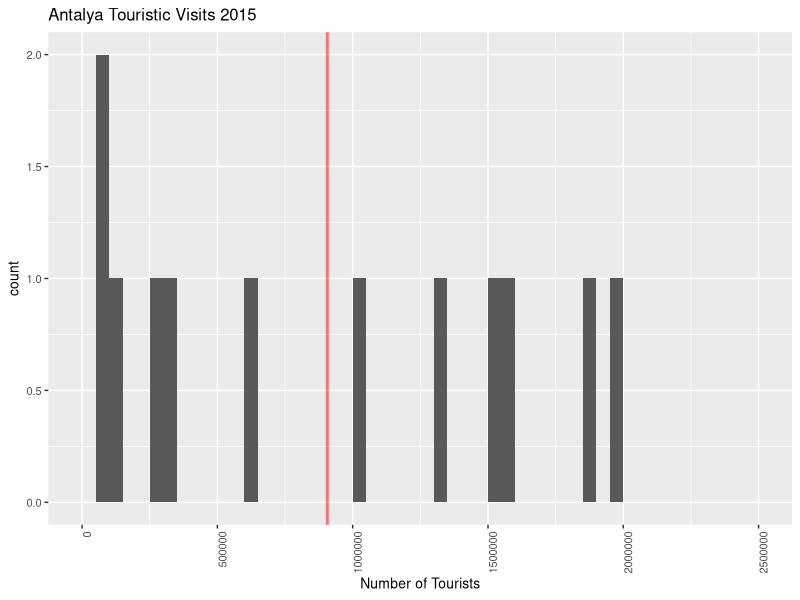
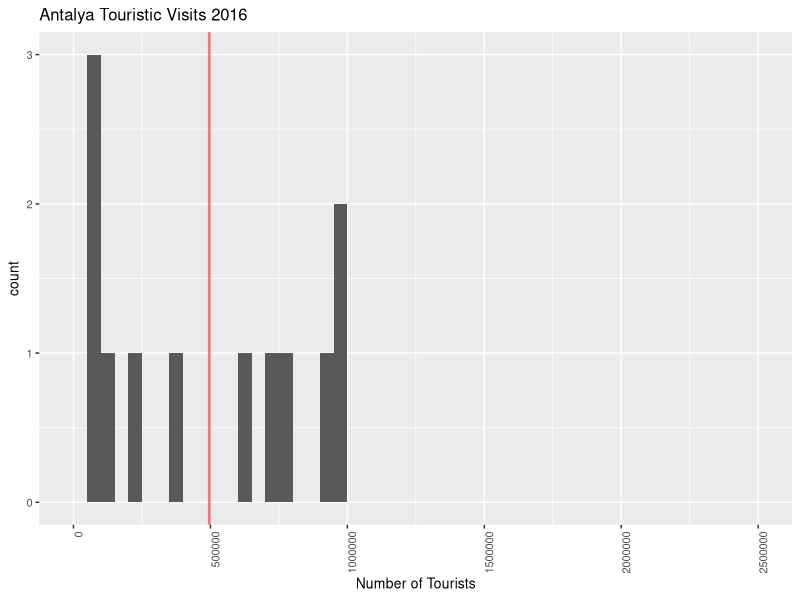
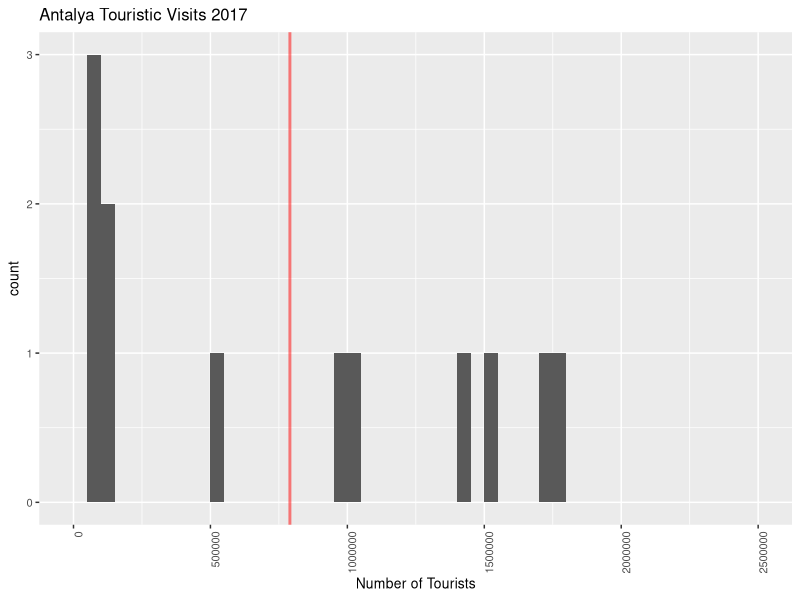
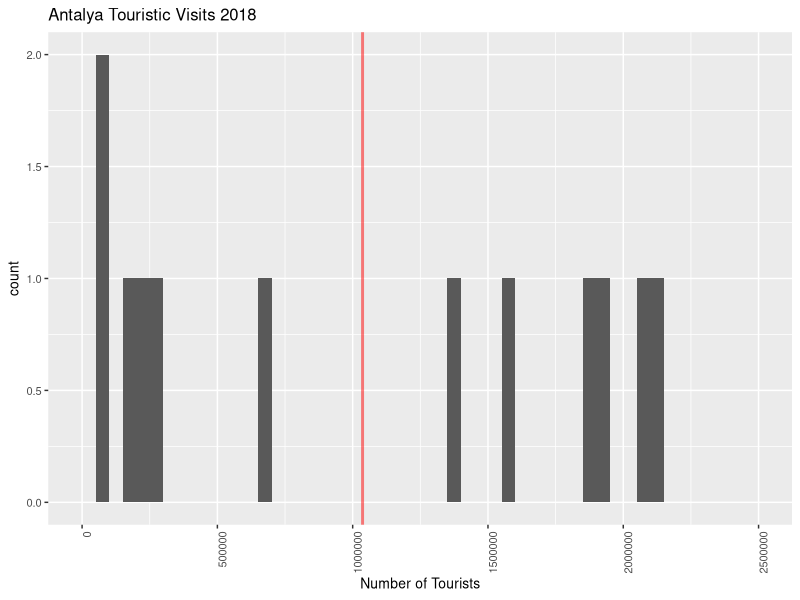
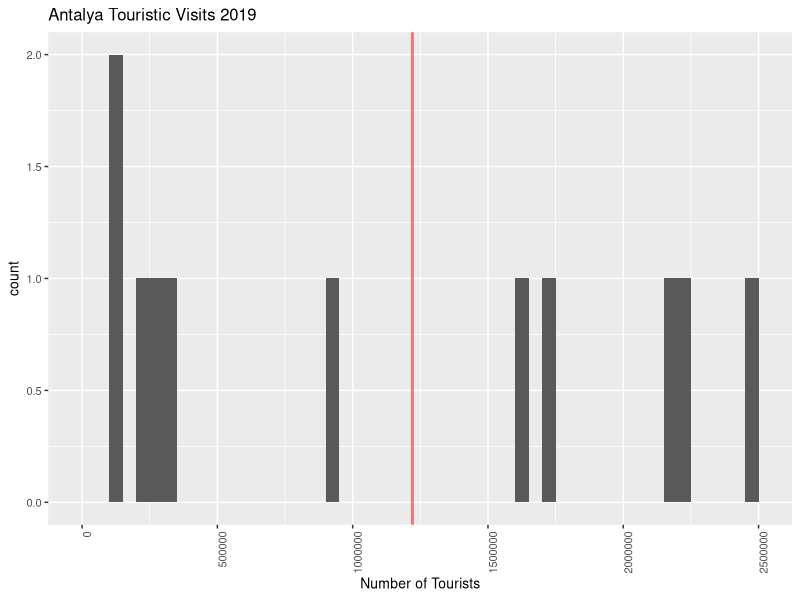
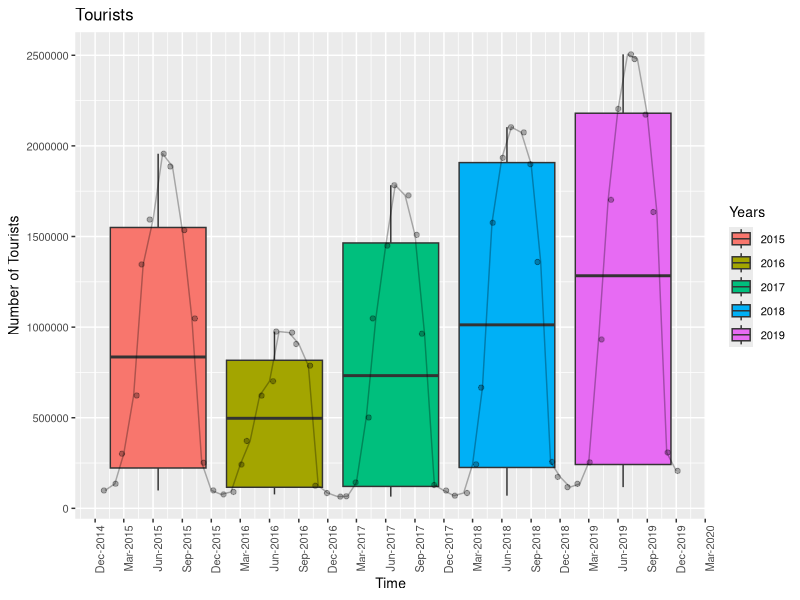
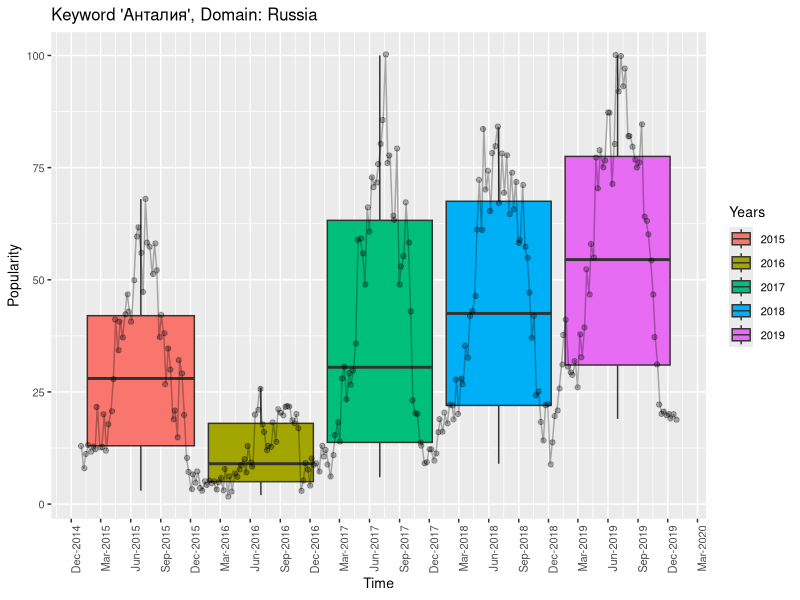
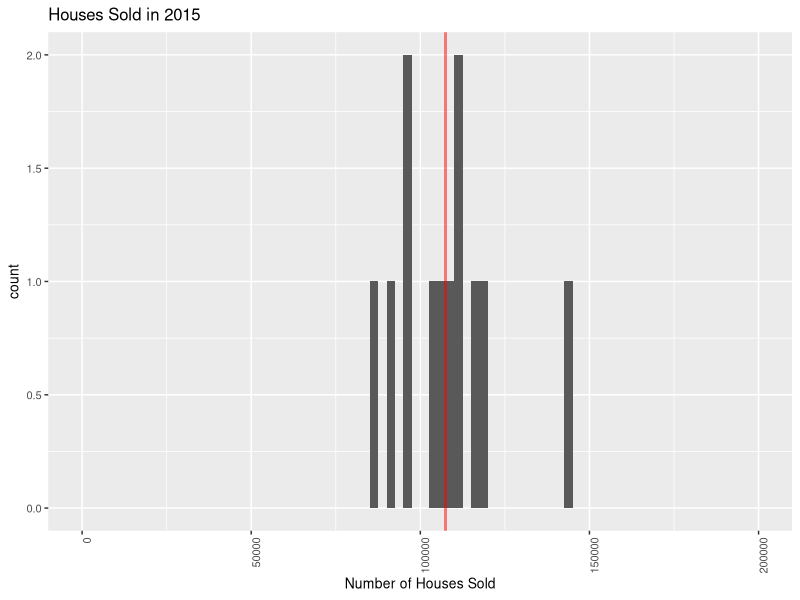

Here is the R script that generated these plots, in order:
## ---- chunk 1
library(ggplot2)
library(dplyr)


tourists<-read.csv(file = "tourists.csv", header = TRUE, colClasses = c("NULL", "integer")) 
houses<-read.csv(file = "houses.csv", header = TRUE, colClasses = c("NULL", "integer"))
rates<-read.csv(file = "rates.csv", header = TRUE, colClasses = c("NULL", "numeric")) 



## ---- chunk 2
rates.change<-c(0)
for (i in 2:261) {
 rates.change[i] = abs((rates$Rate[i] - rates$Rate[i - 1]) / rates$Rate[i-1])
}
## ---- chunk 3
tourists.trends<-read.csv(file = "tourists.trends.csv", header = TRUE, colClasses = c("NULL", "integer"))  
rates.trends<-read.csv(file = "rates.trends.csv", header = TRUE, colClasses = c("NULL", "integer")) 
houses.trends<-read.csv(file = "houses.trends.csv", header = TRUE, colClasses = c("NULL", "integer")) 
## ---- chunk 4
dates.month = seq(as.Date("01-01-2015",  format = "%d-%m-%Y"), length.out = 60, by = "month")
dates.week<-seq (as.Date("01-01-2015",  format = "%d-%m-%Y"), length.out = 261, by = "week")
years.month<-c(rep("2015", 12), rep("2016", 12),rep("2017", 12),rep("2018", 12),rep("2019", 12))
years.week<-c(rep("2015", 53), rep("2016", 52),rep("2017", 52),rep("2018", 52),rep("2019", 52))
## ---- chunk 5
df.tourists<-data_frame(tourists$Visitors, dates.month, years.month) 
df.tourists.trends<-data_frame(tourists.trends$Keyword.Search, dates.week, years.week)

df.rates<-data_frame(rates.change, dates.week, years.week) 
df.rates.trends<-data_frame(rates.trends$Keyword.Search, dates.week, years.week)

df.houses<-data_frame(houses$Houses.Sold, dates.month, years.month)
df.houses.trends<-data_frame(houses.trends$Keyword.Search, dates.week, years.week)

## ---- chunk 6
ggplot(df.tourists %>% slice(1:12),aes(tourists$Visitors[1:12])) +geom_histogram(binwidth = 250000, breaks = seq(0, max(tourists$Visitors), 50000)) + theme(text = element_text(size=10), axis.text.x = element_text(angle=90, hjust=1)) + ggtitle("Antalya Touristic Visits 2015") + xlab("Number of Tourists") + geom_vline(aes(xintercept = mean(tourists$Visitors[1:12])),col='red',size=1, alpha = 0.5)

ggplot(df.tourists %>% slice(13:24),aes(tourists$Visitors[13:24])) +geom_histogram(binwidth = 250000, breaks = seq(0, max(tourists$Visitors), 50000)) + theme(text = element_text(size=10), axis.text.x = element_text(angle=90, hjust=1)) + ggtitle("Antalya Touristic Visits 2016") + xlab("Number of Tourists") + geom_vline(aes(xintercept = mean(tourists$Visitors[13:24])),col='red',size=1, alpha = 0.5)

ggplot(df.tourists %>% slice(25:36),aes(tourists$Visitors[25:36])) +geom_histogram(binwidth = 250000, breaks = seq(0, max(tourists$Visitors), 50000)) + theme(text = element_text(size=10), axis.text.x = element_text(angle=90, hjust=1)) + ggtitle("Antalya Touristic Visits 2017") + xlab("Number of Tourists")+ geom_vline(aes(xintercept = mean(tourists$Visitors[25:36])),col='red',size=1, alpha = 0.5)

ggplot(df.tourists %>% slice(37:48),aes(tourists$Visitors[37:48])) +geom_histogram(binwidth = 250000, breaks = seq(0, max(tourists$Visitors), 50000)) + theme(text = element_text(size=10), axis.text.x = element_text(angle=90, hjust=1)) + ggtitle("Antalya Touristic Visits 2018") + xlab("Number of Tourists")+ geom_vline(aes(xintercept = mean(tourists$Visitors[37:48])),col='red',size=1, alpha = 0.5)

ggplot(df.tourists %>% slice(49:60),aes(tourists$Visitors[49:60])) +geom_histogram(binwidth = 250000, breaks = seq(0, max(tourists$Visitors), 50000)) + theme(text = element_text(size=10), axis.text.x = element_text(angle=90, hjust=1)) + ggtitle("Antalya Touristic Visits 2019") + xlab("Number of Tourists") + geom_vline(aes(xintercept = mean(tourists$Visitors[49:60])),col='red',size=1, alpha = 0.5)
## ---- chunk 7

ggplot(df.tourists,aes(dates.month, tourists$Visitors)) + geom_boxplot(aes(fill = years.month)) + geom_jitter(alpha = 0.3) + scale_x_date(date_labels = "%b-%Y", breaks = "3 months")  +  theme(text = element_text(size=10), axis.text.x = element_text(angle=90, hjust=1)) + ggtitle("Tourists") +
  xlab("Time") + ylab("Number of Tourists") + labs(fill = "Years") + geom_line(alpha = 0.3)

ggplot(df.tourists.trends,aes(dates.week, tourists.trends$Keyword.Search)) + geom_boxplot(aes(fill = years.week)) + geom_jitter(alpha = 0.3) + scale_x_date(date_labels = "%b-%Y", breaks = "3 months")  +  theme(text = element_text(size=10), axis.text.x = element_text(angle=90, hjust=1))  + ggtitle("Keyword 'Анталия', Domain: Russia") +
  xlab("Time") + ylab("Popularity") + labs(fill = "Years") + geom_line(alpha = 0.3)
 
## ---- chunk 8
ggplot(df.houses %>% slice(1:12),aes(houses$Houses.Sold[1:12])) + geom_histogram(binwidth = 1000, breaks = seq(0, max(houses$Houses.Sold), 2500)) + theme(text = element_text(size=10), axis.text.x = element_text(angle=90, hjust=1)) + ggtitle("Houses Sold in 2015") + xlab("Number of Houses Sold") + geom_vline(aes(xintercept = mean(houses$Houses.Sold[1:12])),col='red',size=1, alpha = 0.5)

ggplot(df.houses %>% slice(13:24),aes(houses$Houses.Sold[13:24])) +geom_histogram(binwidth = 1000, breaks = seq(0, max(houses$Houses.Sold), 2500)) + theme(text = element_text(size=10), axis.text.x = element_text(angle=90, hjust=1)) + ggtitle("Houses Sold in 2016") + xlab("Number of Houses Sold")  + geom_vline(aes(xintercept = mean(houses$Houses.Sold[13:24])),col='red',size=1, alpha = 0.5)

ggplot(df.houses %>% slice(25:36),aes(houses$Houses.Sold[25:36])) +geom_histogram(binwidth = 1000, breaks = seq(0, max(houses$Houses.Sold), 2500)) + theme(text = element_text(size=10), axis.text.x = element_text(angle=90, hjust=1)) + ggtitle("Houses Sold in 2017") + xlab("Number of Houses Sold") + geom_vline(aes(xintercept = mean(houses$Houses.Sold[25:36])),col='red',size=1, alpha = 0.5)

ggplot(df.houses %>% slice(37:48),aes(houses$Houses.Sold[37:48])) +geom_histogram(binwidth = 1000, breaks = seq(0, max(houses$Houses.Sold), 2500)) + theme(text = element_text(size=10), axis.text.x = element_text(angle=90, hjust=1)) + ggtitle("Houses Sold in 2018") + xlab("Number of Houses Sold") + geom_vline(aes(xintercept = mean(houses$Houses.Sold[37:48])),col='red',size=1, alpha = 0.5)

ggplot(df.houses %>% slice(49:60),aes(houses$Houses.Sold[49:60])) +geom_histogram(binwidth = 1000, breaks = seq(0, max(houses$Houses.Sold), 2500)) + theme(text = element_text(size=10), axis.text.x = element_text(angle=90, hjust=1)) + ggtitle("Houses Sold in 2019") + xlab("Number of Houses Sold") + geom_vline(aes(xintercept = mean(houses$Houses.Sold[49:60])),col='red',size=1, alpha = 0.5)
## ---- chunk 9

ggplot(df.houses,aes(dates.month, houses$Houses.Sold)) + geom_boxplot(aes(fill = years.month)) + geom_line(alpha = 0.3) + geom_jitter(alpha = 0.3) + scale_x_date(date_labels = "%b-%Y", breaks = "3 months")  +  theme(text = element_text(size=10), axis.text.x = element_text(angle=90, hjust=1)) + ggtitle("Houses Sold") +
  xlab("Time") + ylab("Houses Sold") + labs(fill = "Years")

ggplot(df.houses.trends,aes(dates.week, houses.trends$Keyword.Search)) + geom_boxplot(aes(fill = years.week)) + geom_jitter(alpha = 0.3) + geom_line(alpha = 0.3) + scale_x_date(date_labels = "%b-%Y", breaks = "3 months")  +  theme(text = element_text(size=10), axis.text.x = element_text(angle=90, hjust=1)) + ggtitle("Keyword 'Satılık', Domain: Turkey") +
  xlab("Time") + ylab("Popularity") + labs(fill = "Years")

## ---- chunk 10
ggplot(df.rates %>% slice(1:53),aes(df.rates$rates.change[1:53])) +geom_histogram(breaks = seq(0, max(rates.change), 0.002)) + theme(text = element_text(size=10), axis.text.x = element_text(angle=90, hjust=1)) + ggtitle("Rate of Change in Dollar/TL Rate, 2015") + xlab("Rate of Change") + geom_vline(aes(xintercept = mean(df.rates$rates.change[1:53])),col='red',size=1, alpha = 0.5) 

ggplot(df.rates %>% slice(54:105),aes(df.rates$rates.change[54:105])) +geom_histogram(breaks = seq(0, max(rates.change), 0.002)) + theme(text = element_text(size=10), axis.text.x = element_text(angle=90, hjust=1)) + ggtitle("Rate of Change in Dollar/TL Rate, 2016") + xlab("Rate of Change") + geom_vline(aes(xintercept = mean(df.rates$rates.change[54:105])), col='red',size=1, alpha = 0.5)
ggplot(df.rates %>% slice(106:157), aes(df.rates$rates.change[106:157])) +geom_histogram(breaks = seq(0, max(rates.change), 0.002)) + theme(text = element_text(size=10), axis.text.x = element_text(angle=90, hjust=1)) + ggtitle("Rate of Change in Dollar/TL Rate, 2017") + xlab("Rate of Change") + geom_vline(aes(xintercept = mean(df.rates$rates.change[106:157])),col='red',size=1, alpha = 0.5) 

ggplot(df.rates %>% slice(158:209),aes(df.rates$rates.change[158:209])) +geom_histogram(bins = 52, binwidth = 0.002) + theme(text = element_text(size=10), axis.text.x = element_text(angle=90, hjust=1)) + ggtitle("Rate of Change in Dollar/TL Rate, 2018") + xlab("Rate of Change") + geom_vline(aes(xintercept = mean(df.rates$rates.change[158:209])),col='red',size=1, alpha = 0.5) 

ggplot(df.rates %>% slice(210:261),aes(df.rates$rates.change[210:261])) +geom_histogram(breaks = seq(0, max(rates.change), 0.002)) + theme(text = element_text(size=10), axis.text.x = element_text(angle=90, hjust=1)) + ggtitle("Rate of Change in Dollar/TL Rate, 2019") + xlab("Rate of Change") + geom_vline(aes(xintercept = mean(df.rates$rates.change[210:261])),col='red',size=1, alpha = 0.5) 


## ---- chunk 11


ggplot(df.rates,aes(dates.week, rates.change)) + geom_boxplot(aes(fill = years.week)) + geom_line(alpha = 0.3) + geom_jitter(alpha = 0.3) + scale_x_date(date_labels = "%b-%Y", breaks = "3 months")  +  theme(text = element_text(size=10), axis.text.x = element_text(angle=90, hjust=1)) + ggtitle("Rate Change") +
  xlab("Time") + ylab("Change in the Currency Rate") + labs(fill = "Years")


ggplot(df.rates.trends,aes(dates.week, rates.trends$Keyword.Search)) + geom_boxplot(aes(fill = years.week)) + geom_line(alpha = 0.3) + geom_jitter(alpha = 0.3) + scale_x_date(date_labels = "%b-%Y", breaks = "3 months")  +  theme(text = element_text(size=10), axis.text.x = element_text(angle=90, hjust=1)) + ggtitle("Keyword: 'Dolar', Domain: Turkey") +
  xlab("Time") + ylab("Popularity") + labs(fill = "Years")

ggplot(df.rates,aes(dates.week, rates$Rate)) + geom_boxplot(aes(fill = years.week)) + geom_line(alpha = 0.3) + geom_jitter(alpha = 0.3) + scale_x_date(date_labels = "%b-%Y", breaks = "3 months")  +  theme(text = element_text(size=10), axis.text.x = element_text(angle=90, hjust=1)) + ggtitle("Rate") +
  xlab("Time") + ylab("Currency Rate") + labs(fill = "Years")
